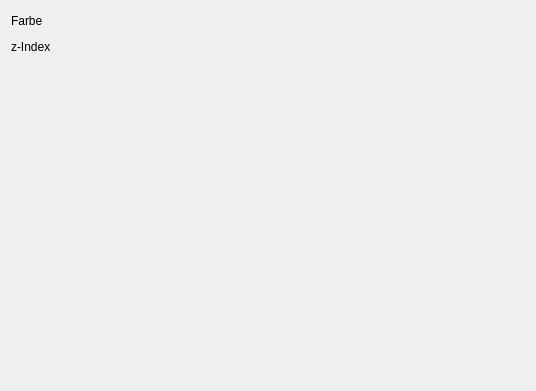
<?xml version="1.0" encoding="UTF-8"?>
<ui version="4.0">
 <class>Form</class>
 <widget class="QWidget" name="Form">
  <property name="geometry">
   <rect>
    <x>0</x>
    <y>0</y>
    <width>536</width>
    <height>391</height>
   </rect>
  </property>
  <property name="sizePolicy">
   <sizepolicy hsizetype="Preferred" vsizetype="Preferred">
    <horstretch>0</horstretch>
    <verstretch>0</verstretch>
   </sizepolicy>
  </property>
  <property name="maximumSize">
   <size>
    <width>16777215</width>
    <height>16777215</height>
   </size>
  </property>
  <property name="windowTitle">
   <string>Form</string>
  </property>
  <layout class="QFormLayout" name="formLayout_2">
   <property name="fieldGrowthPolicy">
    <enum>QFormLayout::AllNonFixedFieldsGrow</enum>
   </property>
   <property name="formAlignment">
    <set>Qt::AlignHCenter|Qt::AlignTop</set>
   </property>
   <property name="verticalSpacing">
    <number>5</number>
   </property>
   <item row="1" column="0">
    <widget class="QLabel" name="label2">
     <property name="text">
      <string>Farbe</string>
     </property>
    </widget>
   </item>
   <item row="1" column="1">
    <layout class="QHBoxLayout" name="colorBtnLayout">
     <property name="leftMargin">
      <number>0</number>
     </property>
     <property name="topMargin">
      <number>10</number>
     </property>
     <property name="rightMargin">
      <number>10</number>
     </property>
     <property name="bottomMargin">
      <number>10</number>
     </property>
    </layout>
   </item>
   <item row="2" column="0">
    <widget class="QLabel" name="label">
     <property name="text">
      <string>z-Index</string>
     </property>
    </widget>
   </item>
   <item row="2" column="1">
    <layout class="QHBoxLayout" name="horizontalLayout">
     <item>
      <widget class="QPushButton" name="btnBg">
       <property name="text">
        <string/>
       </property>
       <property name="icon">
        <iconset>
         <normalon>../assets/btnBg.png</normalon>
        </iconset>
       </property>
       <property name="flat">
        <bool>true</bool>
       </property>
      </widget>
     </item>
     <item>
      <widget class="QPushButton" name="btnBack">
       <property name="text">
        <string/>
       </property>
       <property name="icon">
        <iconset>
         <normalon>../assets/btnBack.png</normalon>
        </iconset>
       </property>
       <property name="flat">
        <bool>true</bool>
       </property>
      </widget>
     </item>
     <item>
      <widget class="QPushButton" name="btnFor">
       <property name="text">
        <string/>
       </property>
       <property name="icon">
        <iconset>
         <normalon>../assets/btnFront.png</normalon>
        </iconset>
       </property>
       <property name="flat">
        <bool>true</bool>
       </property>
      </widget>
     </item>
     <item>
      <widget class="QPushButton" name="btnFg">
       <property name="text">
        <string/>
       </property>
       <property name="icon">
        <iconset>
         <normalon>../assets/btnFg.png</normalon>
        </iconset>
       </property>
       <property name="flat">
        <bool>true</bool>
       </property>
      </widget>
     </item>
    </layout>
   </item>
  </layout>
 </widget>
 <resources/>
 <connections/>
</ui>
